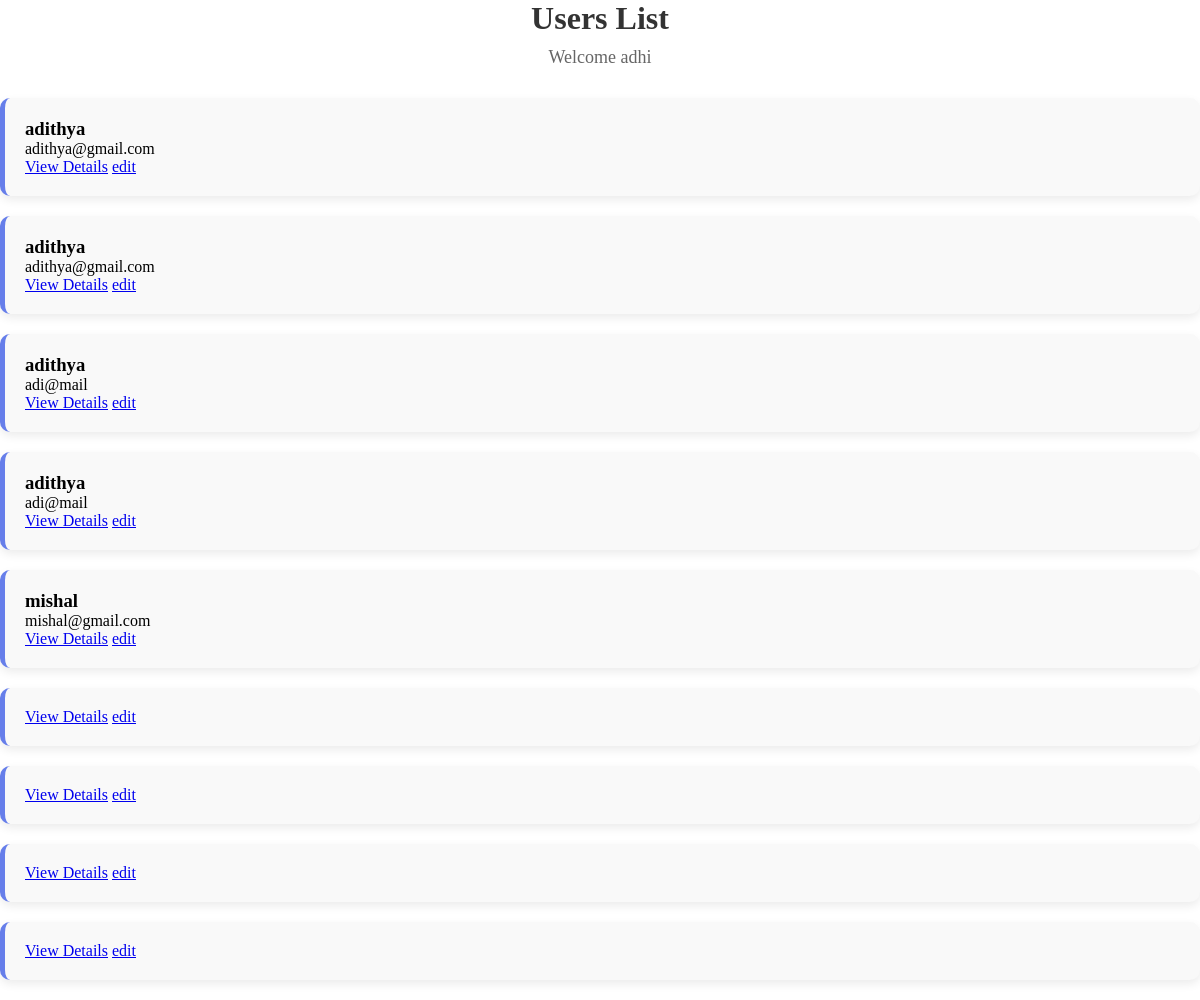
/users, run on an earlier commit of the app's database.
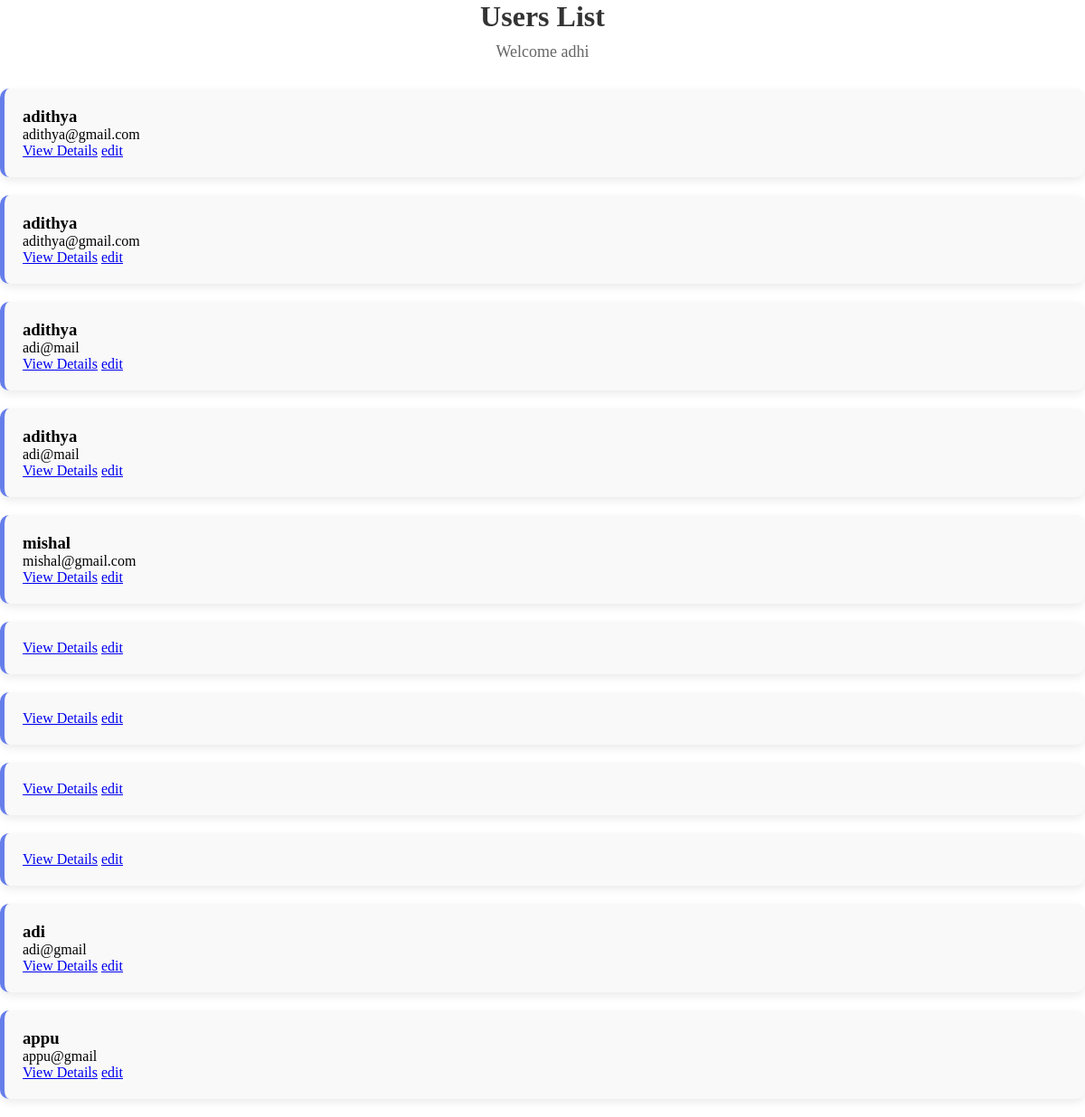
And on a later commit of the database.
### tables this page shows
CREATE TABLE users (
                id INTEGER PRIMARY KEY AUTOINCREMENT,
                name TEXT NOT NULL,
                email TEXT NOT NULL
            );

### app.py (the view)
@app.route('/users')
def users():
    conn = get_db_connection()
    user_list = conn.execute(
        'SELECT * FROM users'
    ).fetchall()
    conn.close()
    return render_template('users.html',name="adhi", users =user_list)

### app.py (called while the page is built)
def get_db_connection():
    conn = sqlite3.connect('database.db')
    conn.row_factory = sqlite3.Row
    return conn

### templates/users.html (shortened to what this page needs)
<!DOCTYPE html>
<html>
<head>
    <link rel="stylesheet" href="{{ url_for('static', filename='css/userlist.css') }}">
</head>
<body>
    <h1>Users List</h1>
    <p class="main">Welcome {{ name }}</p>
    {% for user in users %}
       <div class="detail">
        <h3>{{ user['name'] }}</h3>
        <p>{{ user['email'] }}</p>
        <a href="/users/{{ user['id'] }}">View Details</a>
        <a href="/edit/{{user.id}}">edit</a>
        </div>
    {% endfor %}
</body>
</html>

### static/css/userlist.css (style rules this page uses)
* { padding: 0; margin: 0; }
h1 { text-align: center; color: #333; margin-bottom: 10px; }
.main { text-align: center; color: #666; margin-bottom: 30px; font-size: 18px; }
.detail { background: #f9f9f9; padding: 20px; margin: 20px 0; border-left: 5px solid #667eea; border-radius: 10px; box-shadow: 0 4px 10px rgba(0, 0, 0, 0.08); }

What changed in the data, as far as the page shows it:
added users: name "adi", email "adi@gmail"
added users: name "appu", email "appu@gmail"
